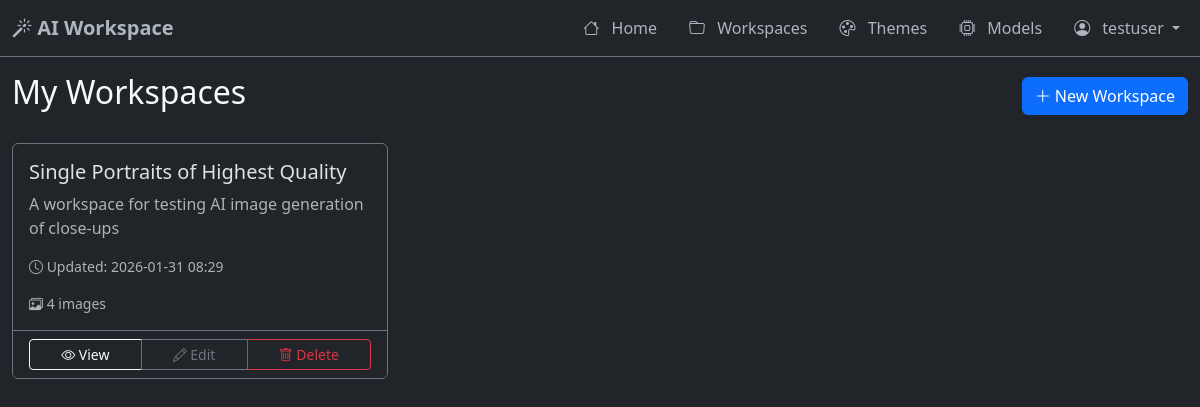
The app's page /workspaces (signed in), older data.
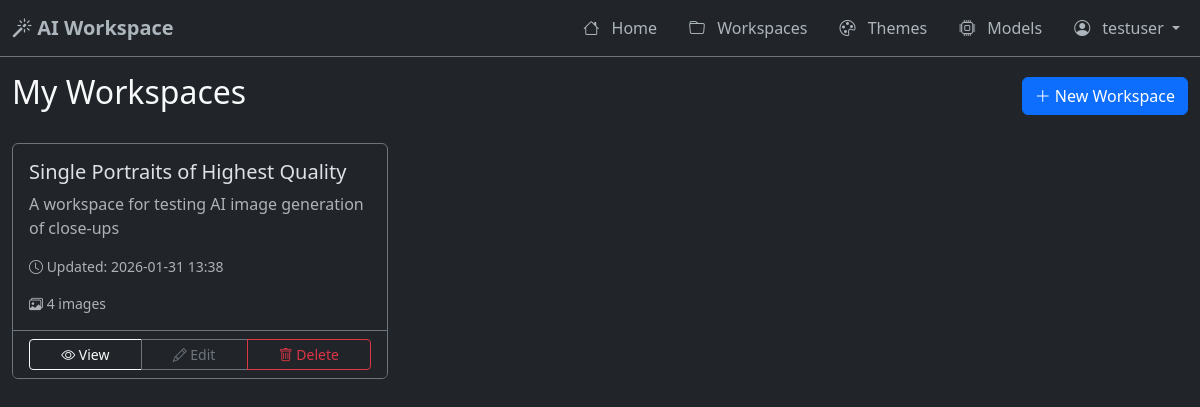
The same page, newer data.
### models.py (models this page shows, shortened)
class User(UserMixin, db.Model):
    __tablename__ = 'users'
    id = db.Column(db.Integer, primary_key=True)
    username = db.Column(db.String(80), unique=True, nullable=False)
    email = db.Column(db.String(120), unique=True, nullable=False)
    password_hash = db.Column(db.String(255), nullable=False)
    created_at = db.Column(db.DateTime, default=datetime.utcnow)
    is_active = db.Column(db.Boolean, default=True)
    is_superuser = db.Column(db.Boolean, default=False)  # Superuser can manage models
    workspaces = db.relationship('Workspace', backref='owner', lazy=True, cascade='all, delete-orphan')

class Workspace(db.Model):
    __tablename__ = 'workspaces'
    id = db.Column(db.Integer, primary_key=True)
    name = db.Column(db.String(100), nullable=False)
    slug = db.Column(db.String(100), nullable=False, unique=True)  # URL-safe version of name
    description = db.Column(db.Text, nullable=True)
    user_id = db.Column(db.Integer, db.ForeignKey('users.id'), nullable=False)
    theme_id = db.Column(db.Integer, db.ForeignKey('themes.id'), nullable=True)
    created_at = db.Column(db.DateTime, default=datetime.utcnow)
    updated_at = db.Column(db.DateTime, default=datetime.utcnow, onupdate=datetime.utcnow)
    theme = db.relationship('Theme', backref='workspaces')
    styles = db.relationship('Style', backref='workspace', lazy=True, cascade='all, delete-orphan')
    chat_messages = db.relationship('ChatMessage', backref='workspace', lazy=True, cascade='all, delete-orphan')
    generated_images = db.relationship('GeneratedImage', backref='workspace', lazy=True, cascade='all, delete-orphan')

### app.py (the view)
@app.route('/workspaces')
@login_required
def list_workspaces():
    workspaces = Workspace.query.filter_by(user_id=current_user.id).order_by(Workspace.updated_at.desc()).all()
    return render_template('workspaces/list.html', workspaces=workspaces)

### app.py (called while the page is built)
@login_manager.user_loader
def load_user(user_id):
    return User.query.get(int(user_id))

@app.context_processor
def inject_now():
    return {'now': datetime.utcnow()}

### templates/workspaces/list.html (shortened to what this page needs)
{% extends "base.html" %}
{% block content %}
<div class="container-fluid">
    <div class="d-flex justify-content-between align-items-center mb-4">
        <h2>My Workspaces</h2>
        <a href="{{ url_for('create_workspace') }}" class="btn btn-primary">
            <i class="bi bi-plus-lg"></i> New Workspace
        </a>
    </div>
    {% if workspaces %}
    <div class="row">
        {% for workspace in workspaces %}
        <div class="col-md-6 col-lg-4 mb-4">
            <div class="card bg-dark border-secondary h-100">
                <div class="card-body">
                    <h5 class="card-title">{{ workspace.name }}</h5>
                    {% if workspace.description %}
                    <p class="card-text text-muted">{{ workspace.description }}</p>
                    {% endif %}
                    <p class="card-text small text-muted">
                        <i class="bi bi-clock"></i> Updated: {{ workspace.updated_at.strftime('%Y-%m-%d %H:%M') }}
                    </p>
                    <p class="card-text small text-muted">
                        <i class="bi bi-images"></i> {{ workspace.generated_images|length }} images
                    </p>
                </div>
                <div class="card-footer bg-dark border-secondary">
                    <div class="btn-group w-100" role="group">
                        <a href="{{ url_for('view_workspace', workspace_id=workspace.id) }}" class="btn btn-outline-light btn-sm">
                            <i class="bi bi-eye"></i> View
                        </a>
                        <a href="{{ url_for('edit_workspace', workspace_id=workspace.id) }}" class="btn btn-outline-secondary btn-sm">
                            <i class="bi bi-pencil"></i> Edit
                        </a>
                        <button type="button" class="btn btn-outline-danger btn-sm" data-bs-toggle="modal" data-bs-target="#deleteModal{{ workspace.id }}">
                            <i class="bi bi-trash"></i> Delete
                        </button>
                    </div>
                </div>
            </div>
        </div>
        {% endfor %}
    </div>
    {% endif %}
</div>
{% endblock %}

### templates/base.html (shortened to what this page needs)
<!DOCTYPE html>
<html lang="en" data-bs-theme="dark">
<head>
    <link href="https://cdn.jsdelivr.net/npm/bootstrap@5.3.3/dist/css/bootstrap.min.css" rel="stylesheet">
    <link href="https://cdn.jsdelivr.net/npm/bootstrap-icons@1.11.3/font/bootstrap-icons.css" rel="stylesheet">
    <link rel="stylesheet" href="{{ url_for('static', filename='css/custom.css') }}">
</head>
<body class="bg-dark text-light">
    <nav class="navbar navbar-expand-lg navbar-dark bg-dark border-bottom border-secondary">
        <div class="container-fluid">
            <a class="navbar-brand" href="{{ url_for('index') }}">
                <i class="bi bi-magic"></i> AI Workspace
            </a>
            <div class="collapse navbar-collapse" id="navbarNav">
                <ul class="navbar-nav ms-auto">
                    <li class="nav-item">
                        <a class="nav-link" href="{{ url_for('index') }}">
                            <i class="bi bi-house"></i> Home
                        </a>
                    </li>
                    {% if current_user.is_authenticated %}
                    <li class="nav-item">
                        <a class="nav-link" href="{{ url_for('list_workspaces') }}">
                            <i class="bi bi-folder"></i> Workspaces
                        </a>
                    </li>
                    <li class="nav-item">
                        <a class="nav-link" href="{{ url_for('list_themes') }}">
                            <i class="bi bi-palette"></i> Themes
                        </a>
                    </li>
                    {% if current_user.is_superuser %}
                    <li class="nav-item">
                        <a class="nav-link" href="{{ url_for('list_models') }}">
                            <i class="bi bi-cpu"></i> Models
                        </a>
                    </li>
                    {% endif %}
                    <li class="nav-item dropdown">
                        <a class="nav-link dropdown-toggle" href="#" role="button" data-bs-toggle="dropdown">
                            <i class="bi bi-person-circle"></i> {{ current_user.username }}
                        </a>
                    </li>
                    {% endif %}
                </ul>
            </div>
        </div>
    </nav>
    <main class="main-content">
        {% block content %}{% endblock %}
    </main>
</body>
</html>

### static/css/custom.css (style rules this page uses)
.navbar { background: #1a1a1a; border-bottom: 1px solid #333; }
.navbar-brand { color: #adb5bd; font-weight: 600; }
.navbar-nav { gap: 1rem; }
.nav-item { margin-bottom: 0; }
.nav-link { color: #adb5bd; padding: 0.5rem 1rem; border-radius: 0.25rem; transition: all 0.2s; }
.nav-link i { margin-right: 0.5rem; }
.main-content { min-height: calc(100vh - 56px); padding: 0; }

Row changes from the older to the newer data that the page shows:
changed Workspace "Single Portraits of Highest Quality": updated_at "2026-01-31 08:29" → "2026-01-31 13:38"
